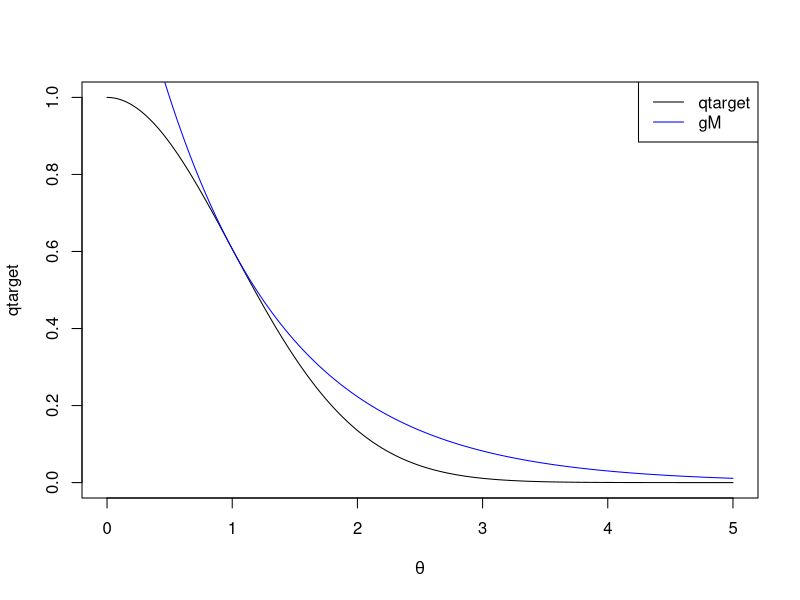
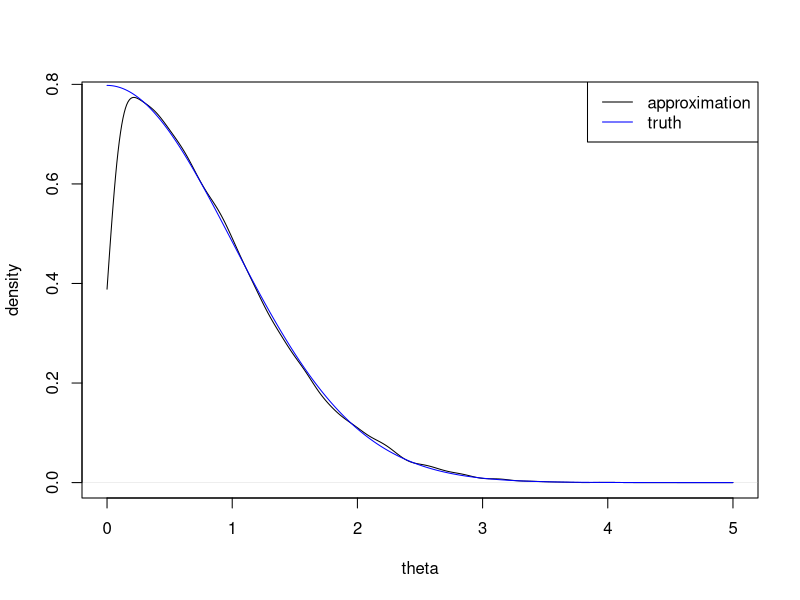
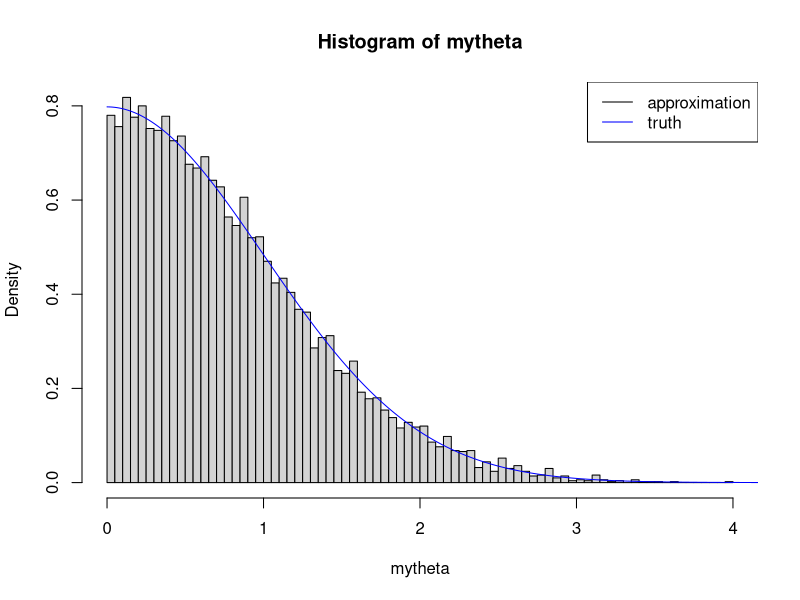
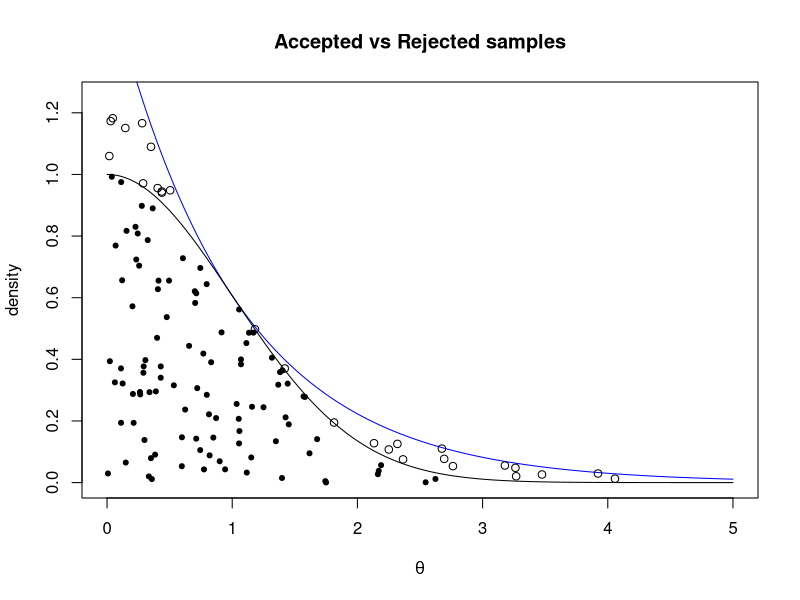

Recreate these plots in R, in order.
### Sampling from a folded normal N(0, 1).
### If y ~ N(0, 1), then |y| is a folded normal

### q(theta | y) = exp(-theta^2/2)
### this looks like a standard normal pdf, BUT it only has
### non-negative support

# We can envelope this using a standard exponential model
# with the correct multiplier

# The optimal solution is find a single intersecting
# point between the folded
# normal and our envelope (at the inflection point of the
# folded normal), which is at theta = 1.

# Setting g(theta)M = q(theta) and solving for M when
# theta = 1 results in the solution M = exp(1/2)

qtarget = function(theta) {
	exp(-theta^2/2)
}

gM = function(theta) {
	dexp(theta)*exp(1/2)
}

# plot qtarget and gM as a function of theta
theta = seq(0, 5, len = 1000)
plot(theta, qtarget(theta), ylim = c(0, qtarget(0.001)), type = "l",
     ylab = "qtarget", xlab = expression(theta))
lines(theta, gM(theta), type = "l", col = "blue")
legend("topright", legend = c("qtarget", "gM"), lty = 1, col = c("black", "blue"))

B = 10000 # number of retained samples desired
mytheta = numeric(B) # vector to store samples
i = 0 # number of retained samples
while (i < B) {
	x = rexp(1) # draw a value from proposal distribution
	# accept the value with probability based on the importance
	# ratio
	if (runif(1) <= qtarget(x)/gM(x)) {
		i = i + 1 # increment i if sample retained
		mytheta[i] = x # store sample
	}
}

#The actual density is
dens = function(theta) {
	sqrt(2/pi)*exp(-theta^2/2)
}

# plot approximate density
# This doesn't look right because of boundary bias!
# Essentially, the density estimator doesn't know what to do around zero.
# Most density estimators don't perform well when the density is non-zero at an
# end of its support, such as the exponential and half-normal densities
dmytheta = density(mytheta, from = 0, to = 5, cut = 0)
plot(dmytheta, xlab = "theta", ylab = "density", main = "")
lines(theta, dens(theta), col = "blue")
legend("topright", legend = c("approximation", "truth"),
	lwd = c(1, 1), col = c("black", "blue"))

# plot with a probability histogram instead to get a better comparison
hist(mytheta, freq = FALSE, breaks = 100)
lines(theta, dens(theta), col = "blue")
legend("topright", legend = c("approximation", "truth"),
	lwd = c(1, 1), col = c("black", "blue"))

# Visually see that we are only accepting the values below the target density.
plot(theta, gM(theta), type = "l", col = "blue", xlab = expression(theta),
     ylab = "density", ylim = c(0, 1.25))
lines(theta, qtarget(theta))
title("Accepted vs Rejected samples")

# plot accepted/rejected points with different symbols
B = 100
mytheta = numeric(B)
i = 0
while (i < B) {
  x = rexp(1)
  u = runif(1, 0, gM(x))
  if (u <= qtarget(x)) 	{
    i = i + 1
    mytheta[i] = x
    points(x, u, pch = 20)
  } else 	{
    points(x, u)
  }
}